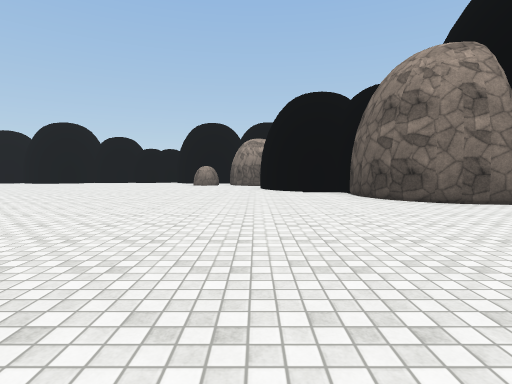
[1] (above)

23 first-person views from a walk through a scene from a Unity 3-D project. The camera is 1.3 m above the floor, tilts 4° down and sees 80° across. The floor is counted in squares, 2 m on a side. Each view is taken from the middle of a square. On the plan, view 1 faces up. The plan holds only what a view shows up to about 10 squares ahead; the rest is blank. The place goes on beyond the plan. The player is left out. Some animated figures are left out. Surface patterns are stand-ins for the level's own textures.

[2]
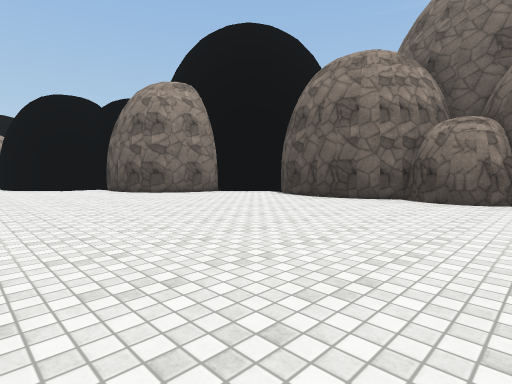

[3]
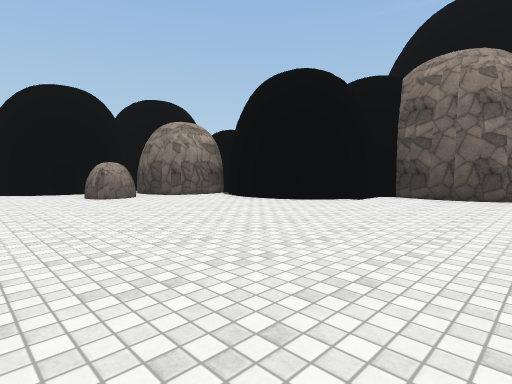

[4]
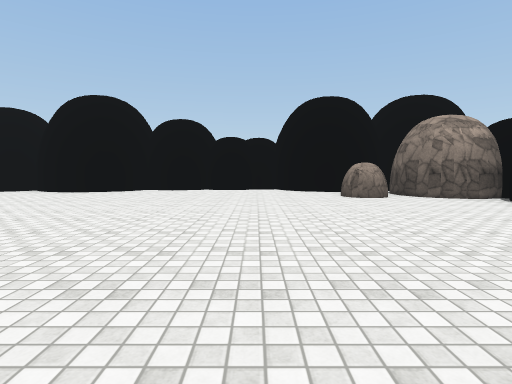

[5]
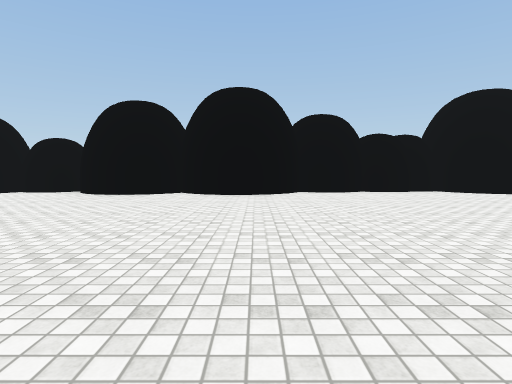

[6]
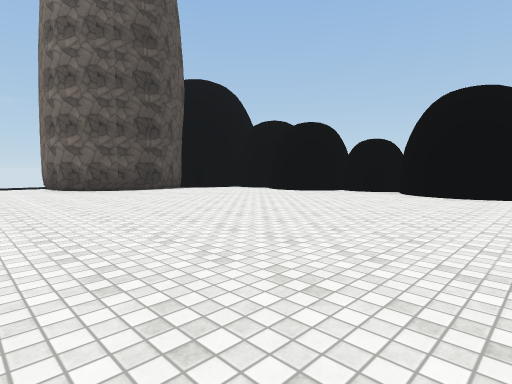

[7]
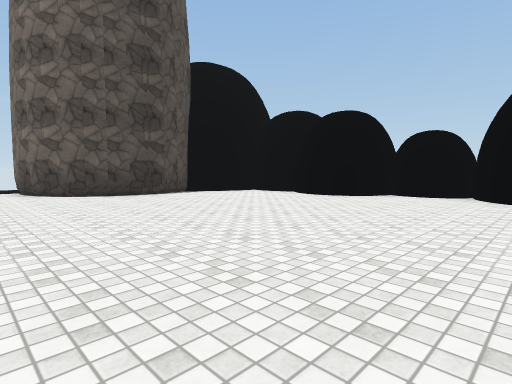

[8]
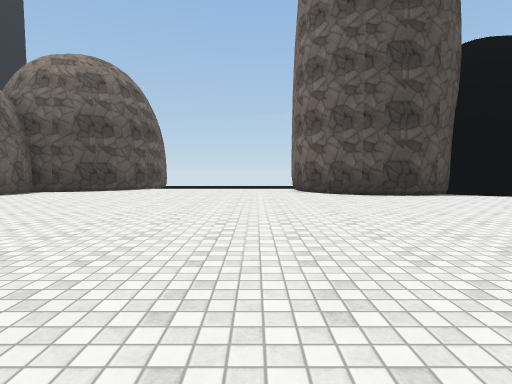

[9]
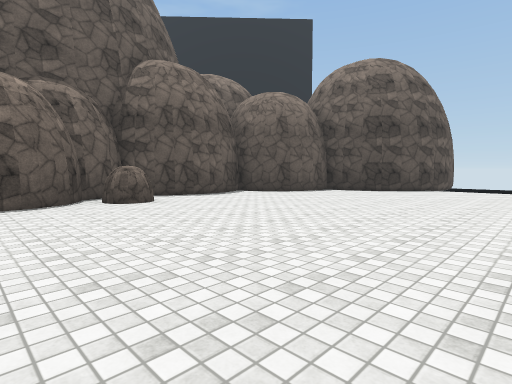

[10]
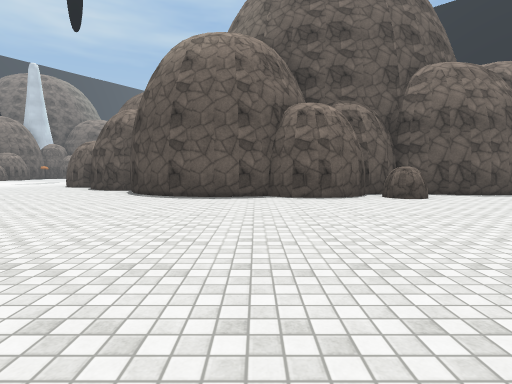

[11]
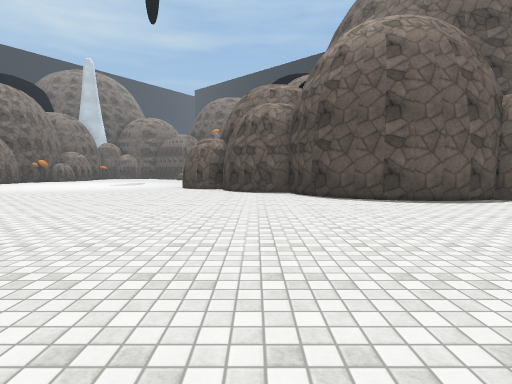

[12]
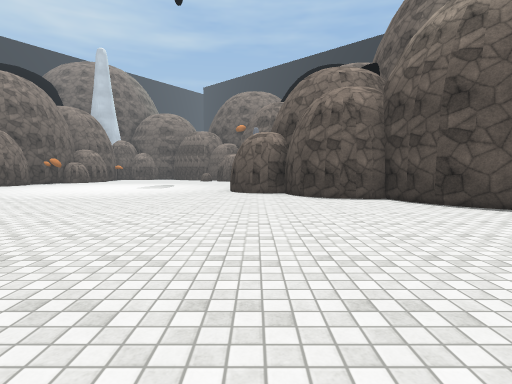

[13]
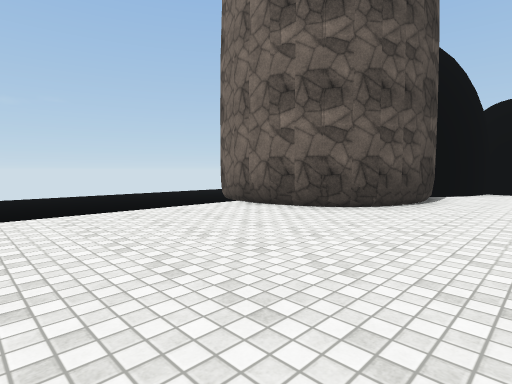

[14]
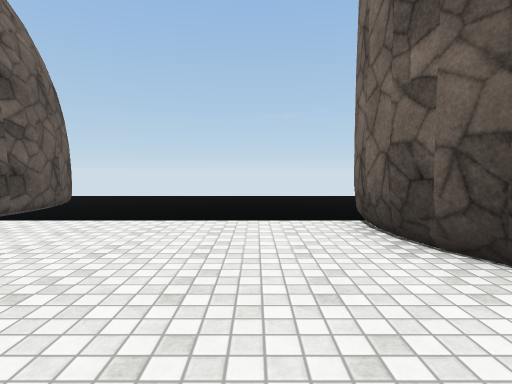

[15]
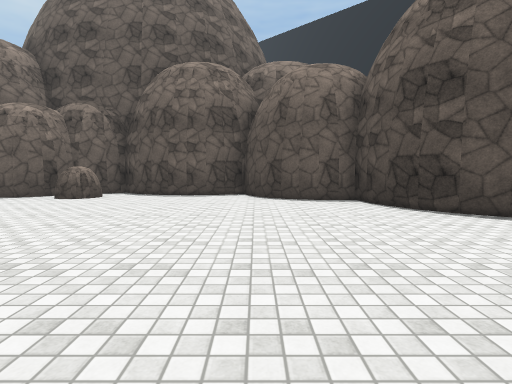

[16]
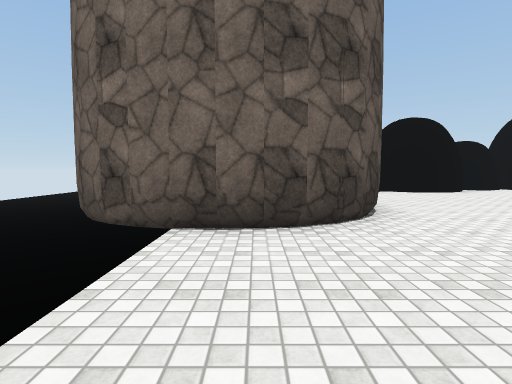

[17]
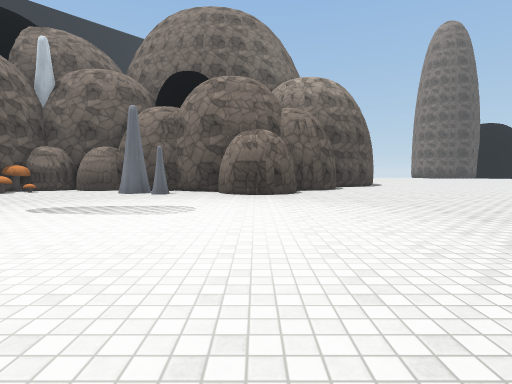

[18]
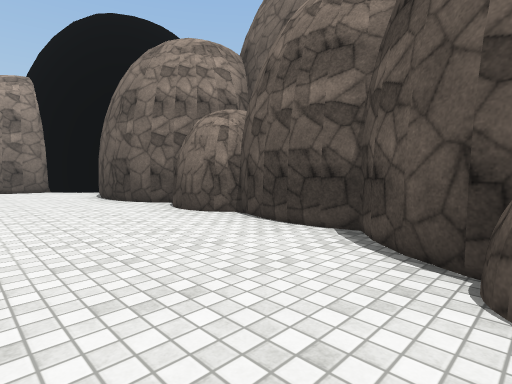

[19]
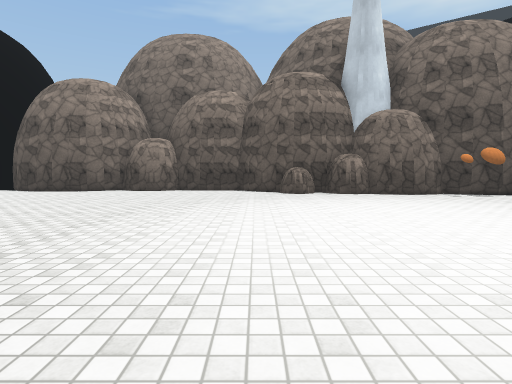

[20]
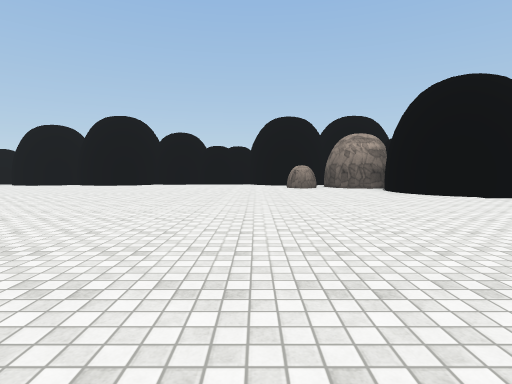

[21]
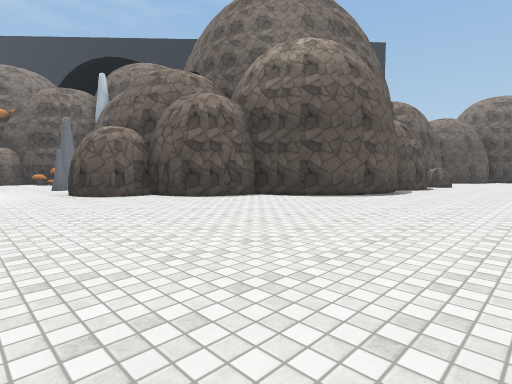

[22]
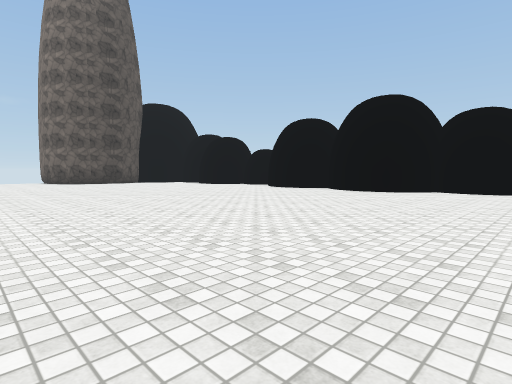

[23]
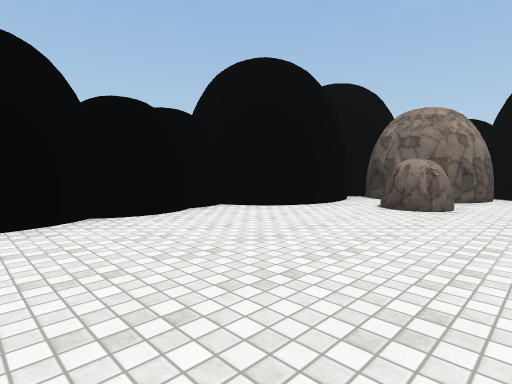

### Floor plan
Key: @ floor where view 1 was taken; # wall or solid block; . main floor; - floor 0.5 m lower than the main floor; / step, stairs or slope; R rock; C cone; O other object.
Columns run from 31 left of view 1 to 7 right of it. Each row starts with its distance up from view 1.
 16 --       RR   RRRRR####R.R.#####
 15 ---      #..RR................RR
 14 ---      #...................RRRR
 13  ---     #.....................R#R
 12   --     #......................#
 11 ----    ##......................#
 10 -----####.......................###
  9 ------/...........................#
  8 ------/...........................#
  7 ------/...........................##
  6 ------/............................###
  5 ------/..............................#
  4 ----###..............................##
  3 ---   ##.............................#
  2        #.............................#
  1        ###....R......................#
  0          ####.RRRR####.........@.....RR
 -1           #####RR    #...............RR
 -2               R      ##R.............#
 -3                       RRR............#
 -4                         #R...........#
 -5                         RRR.........R
 -6                         #R..........#
 -7                         #...........R
 -8                         RC..........R
 -9                      RRRRC.....  ..#R
-10                       RRR....     .##
-11                        OO...

Positions as (right, up) in squares from view 1, and headings:
1: (0, 0), facing up
2: (-1, -2), facing up-right
3: (-5, 6), facing up-right
4: (-5, 6), facing up
5: (-10, 7), facing up
6: (-12, 7), facing up-left
7: (-14, 8), facing up-left
8: (-14, 8), facing left
9: (-14, 7), facing down-left
10: (-13, 8), facing down
11: (-8, 7), facing down
12: (-6, 5), facing down
13: (-20, 5), facing up-left
14: (-21, 8), facing left
15: (-21, 8), facing down
16: (-24, 6), facing up
17: (3, -5), facing left
18: (3, -5), facing up-right
19: (-4, -4), facing right
20: (-4, 2), facing up
21: (-3, 4), facing down-left
22: (-6, 6), facing up-left
23: (-8, 12), facing up-right
